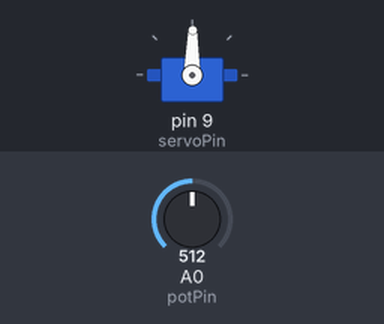
This sketch was run on a simulated Arduino Uno, built with avr-gcc and run on an emulated ATmega328P. Shown: servo. The test bench sets the inputs (shaded band); at power-on: A0 (potPin) = 512.

Above: at 1.2 s.
1.3 s: A0 (potPin) set to 716
At 2.5 s:
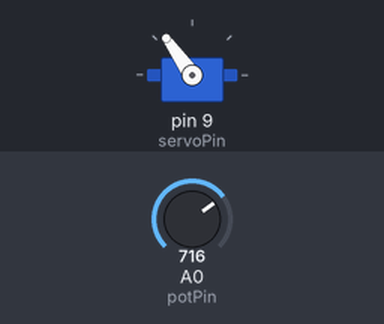
2.8 s: A0 (potPin) set to 900
At 3.6 s:
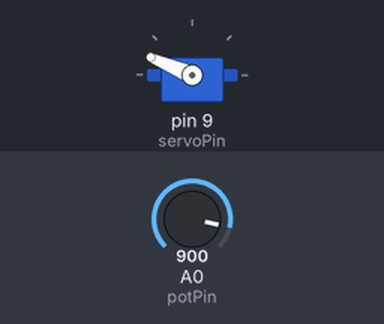
4.3 s: A0 (potPin) set to 1023
At 4.8 s:
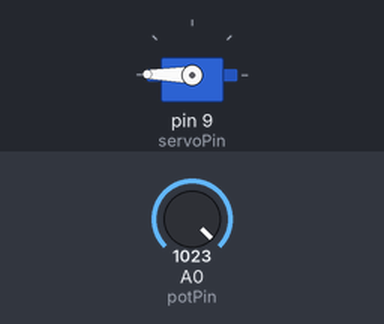
5.8 s: A0 (potPin) set to 306
At 7.0 s:
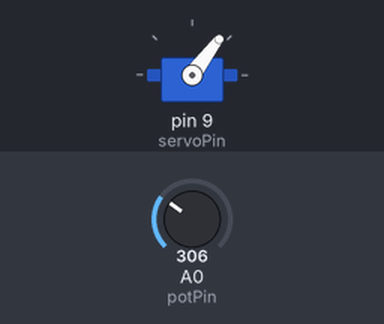
7.3 s: A0 (potPin) set to 122
At 8.3 s:
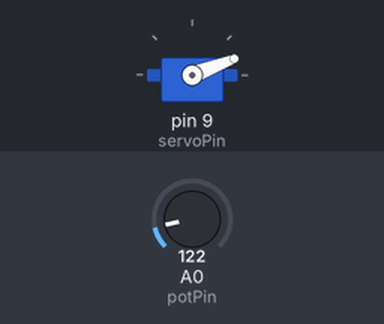
8.8 s: A0 (potPin) set to 511
At 9.3 s:
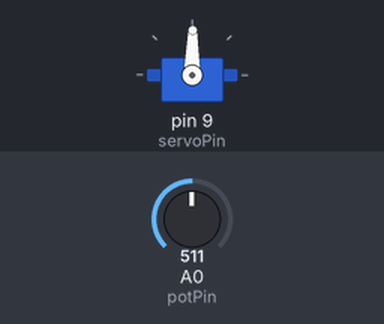
Timing chart, 0 to 11.3 s (numbered marks = the images above; inputs shaded):
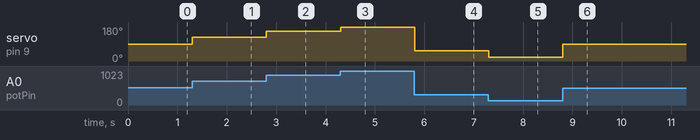

The sketch:

Servo_Shaft_Position_Control_Code4.ino
```cpp
/*
   Servo Motor Control with an Arduino
   For more details, visit: https://techzeero.com/arduino-tutorials/servo-motor-with-an-arduino/
*/

#include <Servo.h>

#define servoPin 9  //Attach the signal pin of the servo to D9 of Arduino
#define potPin A0   //Attach the potentiometer pin to A0 of Arduino

Servo myservo;  //Object Initialized

int angle = 0;

void setup() {
  myservo.attach(servoPin);
}

void loop() {
  angle = analogRead(potPin);
  angle = map(angle, 0, 1023, 0, 179);
  myservo.write(angle);
  delay(5);
}
```

Measured:
- after the input at 1.3 s, servo on pin 9 (servoPin): 89° → 125° at once
- after the input at 2.8 s, servo on pin 9 (servoPin): 125° → 157° at once
- after the input at 4.3 s, servo on pin 9 (servoPin): 157° → 179° at once
- after the input at 5.8 s, servo on pin 9 (servoPin): 179° → 53° at once
- after the input at 7.3 s, servo on pin 9 (servoPin): 53° → 21° at once
- after the input at 8.8 s, servo on pin 9 (servoPin): 21° → 89° at once
